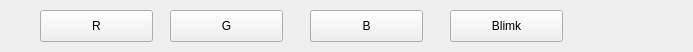
<?xml version="1.0" encoding="UTF-8"?>
<ui version="4.0">
 <class>MainWindow</class>
 <widget class="QMainWindow" name="MainWindow">
  <property name="geometry">
   <rect>
    <x>0</x>
    <y>0</y>
    <width>693</width>
    <height>52</height>
   </rect>
  </property>
  <property name="windowTitle">
   <string>MainWindow</string>
  </property>
  <widget class="QWidget" name="centralwidget">
   <widget class="QPushButton" name="btn_r">
    <property name="geometry">
     <rect>
      <x>40</x>
      <y>10</y>
      <width>113</width>
      <height>32</height>
     </rect>
    </property>
    <property name="text">
     <string>R</string>
    </property>
   </widget>
   <widget class="QPushButton" name="btn_g">
    <property name="geometry">
     <rect>
      <x>170</x>
      <y>10</y>
      <width>113</width>
      <height>32</height>
     </rect>
    </property>
    <property name="text">
     <string>G</string>
    </property>
   </widget>
   <widget class="QPushButton" name="btn_b">
    <property name="geometry">
     <rect>
      <x>310</x>
      <y>10</y>
      <width>113</width>
      <height>32</height>
     </rect>
    </property>
    <property name="text">
     <string>B</string>
    </property>
   </widget>
   <widget class="QPushButton" name="btn_blink">
    <property name="geometry">
     <rect>
      <x>450</x>
      <y>10</y>
      <width>113</width>
      <height>32</height>
     </rect>
    </property>
    <property name="text">
     <string>Blimk</string>
    </property>
   </widget>
  </widget>
 </widget>
 <resources/>
 <connections/>
</ui>
